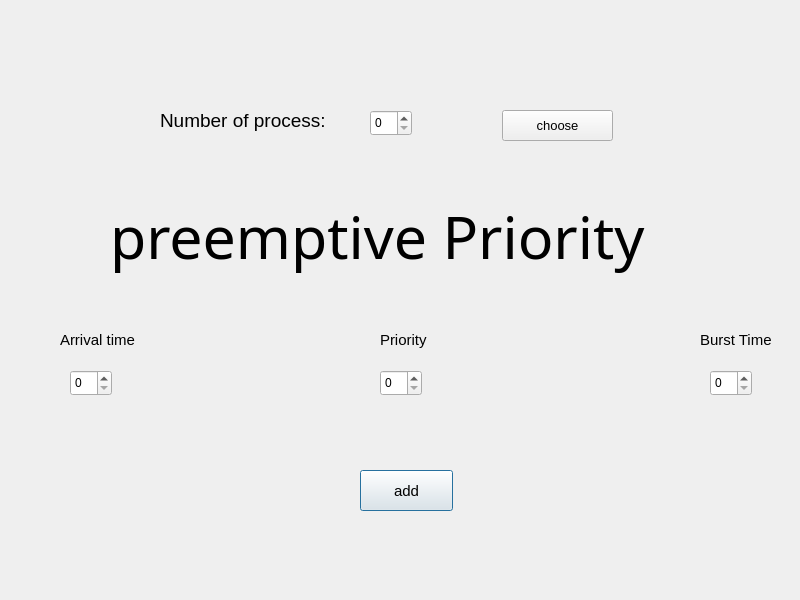
<?xml version="1.0" encoding="UTF-8"?>
<ui version="4.0">
 <class>pri2</class>
 <widget class="QDialog" name="pri2">
  <property name="geometry">
   <rect>
    <x>0</x>
    <y>0</y>
    <width>800</width>
    <height>600</height>
   </rect>
  </property>
  <property name="windowTitle">
   <string>Dialog</string>
  </property>
  <widget class="QLabel" name="label_5">
   <property name="geometry">
    <rect>
     <x>160</x>
     <y>100</y>
     <width>211</width>
     <height>41</height>
    </rect>
   </property>
   <property name="font">
    <font>
     <pointsize>14</pointsize>
    </font>
   </property>
   <property name="text">
    <string>Number of process:</string>
   </property>
  </widget>
  <widget class="QSpinBox" name="btime_44">
   <property name="geometry">
    <rect>
     <x>70</x>
     <y>370</y>
     <width>42</width>
     <height>26</height>
    </rect>
   </property>
  </widget>
  <widget class="QPushButton" name="pushButton">
   <property name="geometry">
    <rect>
     <x>360</x>
     <y>470</y>
     <width>93</width>
     <height>41</height>
    </rect>
   </property>
   <property name="font">
    <font>
     <pointsize>11</pointsize>
    </font>
   </property>
   <property name="text">
    <string>add</string>
   </property>
  </widget>
  <widget class="QLabel" name="label_3">
   <property name="geometry">
    <rect>
     <x>380</x>
     <y>330</y>
     <width>63</width>
     <height>20</height>
    </rect>
   </property>
   <property name="font">
    <font>
     <pointsize>11</pointsize>
    </font>
   </property>
   <property name="text">
    <string>Priority</string>
   </property>
  </widget>
  <widget class="QLabel" name="label">
   <property name="geometry">
    <rect>
     <x>110</x>
     <y>180</y>
     <width>971</width>
     <height>111</height>
    </rect>
   </property>
   <property name="minimumSize">
    <size>
     <width>0</width>
     <height>0</height>
    </size>
   </property>
   <property name="font">
    <font>
     <family>Impact</family>
     <pointsize>44</pointsize>
    </font>
   </property>
   <property name="text">
    <string>preemptive Priority</string>
   </property>
  </widget>
  <widget class="QPushButton" name="choose">
   <property name="geometry">
    <rect>
     <x>502</x>
     <y>110</y>
     <width>111</width>
     <height>31</height>
    </rect>
   </property>
   <property name="font">
    <font>
     <pointsize>10</pointsize>
    </font>
   </property>
   <property name="text">
    <string>choose</string>
   </property>
  </widget>
  <widget class="QSpinBox" name="num">
   <property name="geometry">
    <rect>
     <x>370</x>
     <y>110</y>
     <width>42</width>
     <height>26</height>
    </rect>
   </property>
  </widget>
  <widget class="QSpinBox" name="btime">
   <property name="geometry">
    <rect>
     <x>710</x>
     <y>370</y>
     <width>42</width>
     <height>26</height>
    </rect>
   </property>
  </widget>
  <widget class="QLabel" name="label_2">
   <property name="geometry">
    <rect>
     <x>60</x>
     <y>330</y>
     <width>111</width>
     <height>20</height>
    </rect>
   </property>
   <property name="font">
    <font>
     <pointsize>11</pointsize>
    </font>
   </property>
   <property name="text">
    <string>Arrival time</string>
   </property>
  </widget>
  <widget class="QSpinBox" name="spinBox">
   <property name="geometry">
    <rect>
     <x>380</x>
     <y>370</y>
     <width>42</width>
     <height>26</height>
    </rect>
   </property>
  </widget>
  <widget class="QLabel" name="label_4">
   <property name="geometry">
    <rect>
     <x>700</x>
     <y>330</y>
     <width>111</width>
     <height>20</height>
    </rect>
   </property>
   <property name="font">
    <font>
     <pointsize>11</pointsize>
    </font>
   </property>
   <property name="text">
    <string>Burst Time</string>
   </property>
  </widget>
 </widget>
 <resources/>
 <connections/>
</ui>
